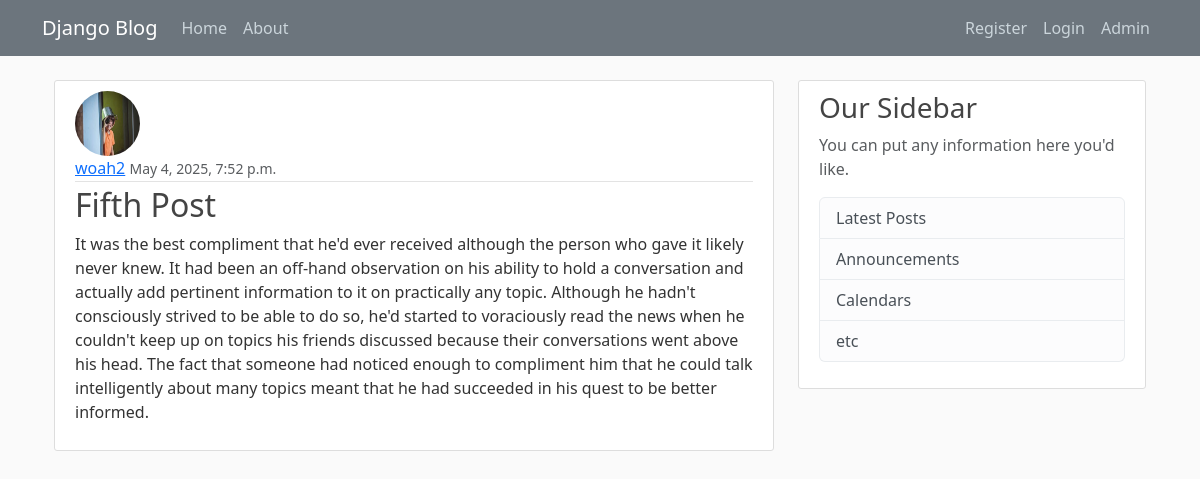
Screenshot of /post/7/ with the database file from the repository.
### MyBlog/models.py (models this page shows, shortened)
class Post(models.Model):
    author = models.ForeignKey(User, on_delete=models.CASCADE)
    title = models.CharField(max_length=100)
    content = models.TextField()
    date_posted = models.DateTimeField(default=timezone.now)

### MyBlog_Users/models.py (models this page shows, shortened)
class Profile(models.Model):
    user = models.OneToOneField(User, on_delete=models.CASCADE)
    image = models.ImageField(upload_to='profile_pics', default='default.jpg')

### MyBlog/views.py (the view)
# urls.py: path('post/<int:pk>/',PostDetailView.as_view(), name='post_detail'),
class PostDetailView(DetailView):
    model = Post

### MyBlog/Templates/MyBlog/post_detail.html (shortened to what this page needs)
{% extends 'Blog/base.html' %}
{% block content %}
            <article class="media content-section">
                <img class="rounded-circle article-img" src="{{ object.author.profile.image.url }}">
              <div class="media-body">
                <div class="article-metadata">
                  <a class="mr-2" href="#">{{ object.author }}</a>
                  <small class="text-muted">{{ object.date_posted }}</small>
                </div>
                <h2 class="article-title">{{ object.title }}</h2>
                <p class="article-content">{{ object.content }}</p>
              </div>
            </article>
{% endblock %}

### MyBlog/static/blog/main.css (style rules this page uses)
body { background: #fafafa; color: #333333; margin-top: 5rem; }
h1, h2, h3, h4, h5, h6 { color: #444444; }
.content-section { background: #ffffff; padding: 10px 20px; border: 1px solid #dddddd; border-radius: 3px; margin-bottom: 20px; }
.article-title { color: #444444; }
.article-content { white-space: pre-line; }
.article-img { height: 65px; width: 65px; margin-right: 16px; }
.article-metadata { padding-bottom: 1px; margin-bottom: 4px; border-bottom: 1px solid #e3e3e3 }

### rows the page displays
Post: author.profile.image (placeholder picture), author "woah2", date_posted "May 4, 2025, 7:52 p.m.", title "Fifth Post", content "It was the best compliment that he'd ever received although the person who gave it likely never knew. It had been an off-hand observation on his ability to hold a conversation and actually add pertinent information to it on practically any topic. Although he hadn't consciously strived to be able to do so, he'd started to voraciously read the news when he couldn't keep up on topics his friends discussed because their conversations went above his head. The fact that someone had noticed enough to compliment him that he could talk intelligently about many topics meant that he had succeeded in his quest to be better informed."
